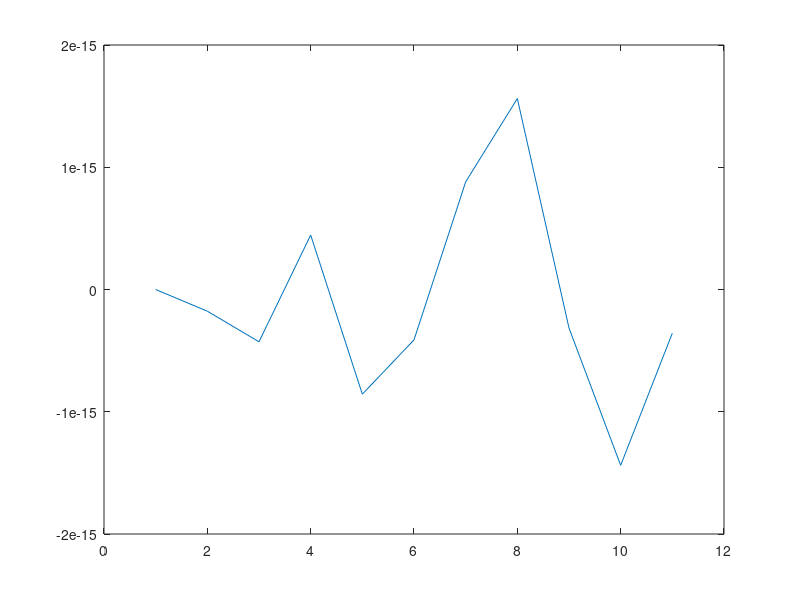
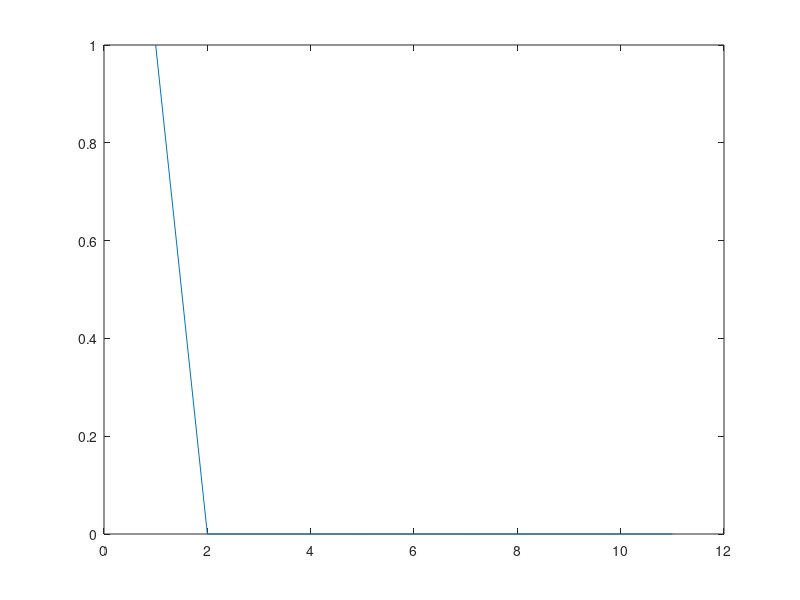

Write MATLAB code to recreate these figures, in order.
% Guia de trabajos practicos Nº 4
% Ejercicio 1
clear all;
close all;

t = 0:0.1:1;

% Impulso
x = rand( size(t) );
x(1) = 1;

% Item 1
A = 1;
f = 10; % en Hz
T = 1;
g = A * sin( 2*pi*f*t*T );

y1 = A*sin( 2*pi*f*t*T).*x;

figure( 1 );
plot( y1 );

% Item 2
y2 = zeros( size( x ) );
for i=1:size(x) 
    for j=i:size(x)
        y2(i) = y2(i) + x(j);
    end
end

figure(2);
plot( y2 );

% Item 3
y3 = zeros( size( x ) );
n = 3;
for i=1+n:size(x)-n
    for j=1:size(x)-2*n
        y3(i) = y3(i) + x(j);
    end
end

% Item 4
y4 = zeros( size( x ) );
n = 3;
for i=n:size(x)
    y4(i-n) = x(i);
end

% Item 5
y5 = exp( x );

% Item 6
y6 = x + 2;

% Item 7
y7 = n+x;
